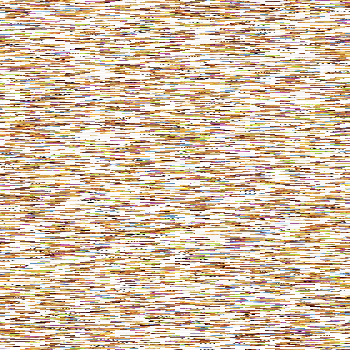
#> input picture misc/puzzling/shuffled.png, 350 x 350 px
$ python solve.py
#> lines starting #> are read from the running program, lines starting #| are printed output that depends on the picture
import random
from PIL import Image
import matplotlib.pyplot as plt

im = Image.open('shuffled.png')
#> im is the input picture: PIL image 350x350 RGBA; mean R, G, B, A 212, 191.3, 168.2, 255

# print generator code
code = im.info['generator code']
print(code)
#> (printed output is left out)

r = random.Random()
r.seed(len(code))
dat = list(im.getdata())
#> dat = 122500 items
blocks = [dat[i:i+15] for i in range(0, len(dat), 15)]
#> blocks = 8167 items

shuffle_list = list(range(len(blocks)))
#> shuffle_list = 8167 values from 0 to 8166
r.shuffle(shuffle_list)

unshuffle_map = {v: i for i, v in enumerate(shuffle_list)}
#> unshuffle_map = 8167 items

# get pos of last original block
last_block_pos = unshuffle_map[len(blocks)-1]
#> last_block_pos = 3795

fig, axs = plt.subplots(3, 5)

# find correct shift
for shift in range(15):
    new_blocks = []
    for i in range(len(blocks)):
        if i > last_block_pos:
            new_blocks.append(blocks[i-1][shift:] + blocks[i][:shift])
        elif i == last_block_pos:
            new_blocks.append(blocks[i][:shift])
        else:
            new_blocks.append(blocks[i])

    rejoined = [None for _ in new_blocks]
    for i, j in enumerate(shuffle_list):
        rejoined[j] = new_blocks[i]
    rejoined = [p for q in rejoined for p in q]
    rejoined = rejoined[:len(dat)]

    im2 = Image.new(im.mode, im.size)
    im2.putdata(rejoined)

    axs[shift//5, shift%5].imshow(im2)
    axs[shift//5, shift%5].axis('off')
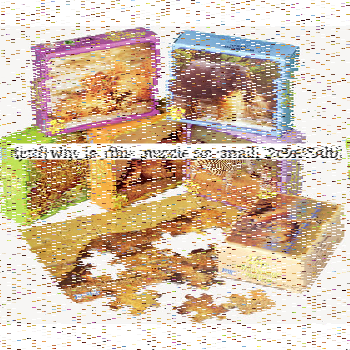
#> im2: PIL image 350x350 RGBA; mean R, G, B, A 212, 191.3, 168.2, 255

plt.show()
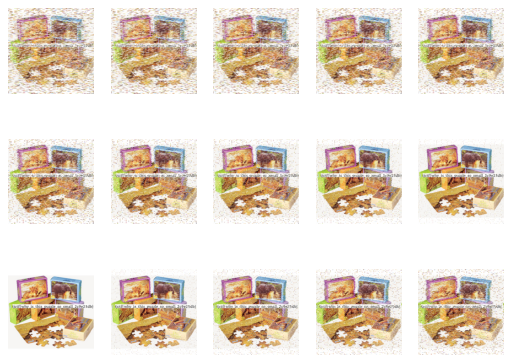
#> figure drawn by matplotlib, 15 panels
